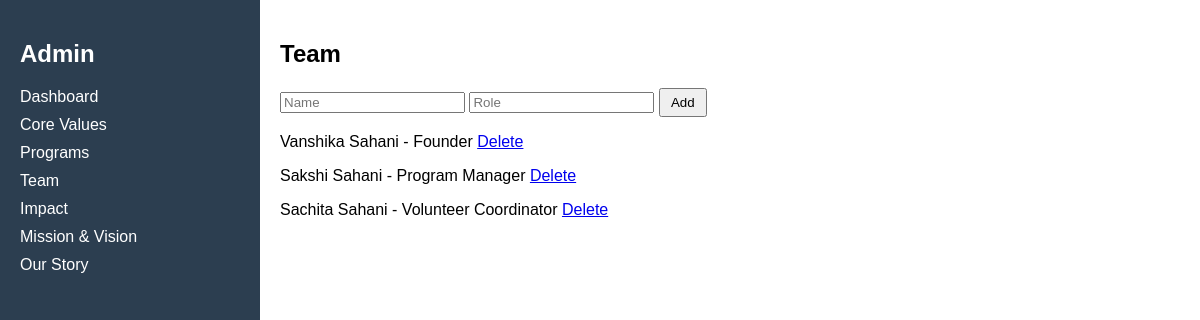
Page /team/ on the committed database.
### accounts/models.py (models this page shows, shortened)
class TeamMember(models.Model):
    name = models.CharField(max_length=255)
    role = models.CharField(max_length=255)
    created_at = models.DateTimeField(auto_now_add=True)
    updated_at = models.DateTimeField(auto_now=True)

### accounts/views.py (the view)
# urls.py: path('team/', team_admin, name='team_admin'),
def team_admin(request):
    if request.method == "POST":
        name = request.POST.get('name')
        role = request.POST.get('role')
        TeamMember.objects.create(name=name, role=role)
    team = TeamMember.objects.all()
    return render(request, 'admin/team.html', {'team': team})

### templates/admin/team.html
{% extends 'admin/dashboard.html' %}
{% block content %}
<h2>Team</h2>
<form method="POST">{% csrf_token %}
<input name="name" placeholder="Name">
<input name="role" placeholder="Role">
<button>Add</button>
</form>
{% for t in team %}
<p>{{ t.name }} - {{ t.role }} <a href="{% url 'delete_team' t.id %}">Delete</a></p>
{% endfor %}
{% endblock %}

### templates/admin/dashboard.html (style rules this page uses)
body { font-family: Arial; display: flex; margin:0; }
button { padding: 5px 10px; }

### rows in the picture
TeamMember: name "Vanshika Sahani", role "Founder"
TeamMember: name "Sakshi Sahani", role "Program Manager"
TeamMember: name "Sachita Sahani", role "Volunteer Coordinator"
